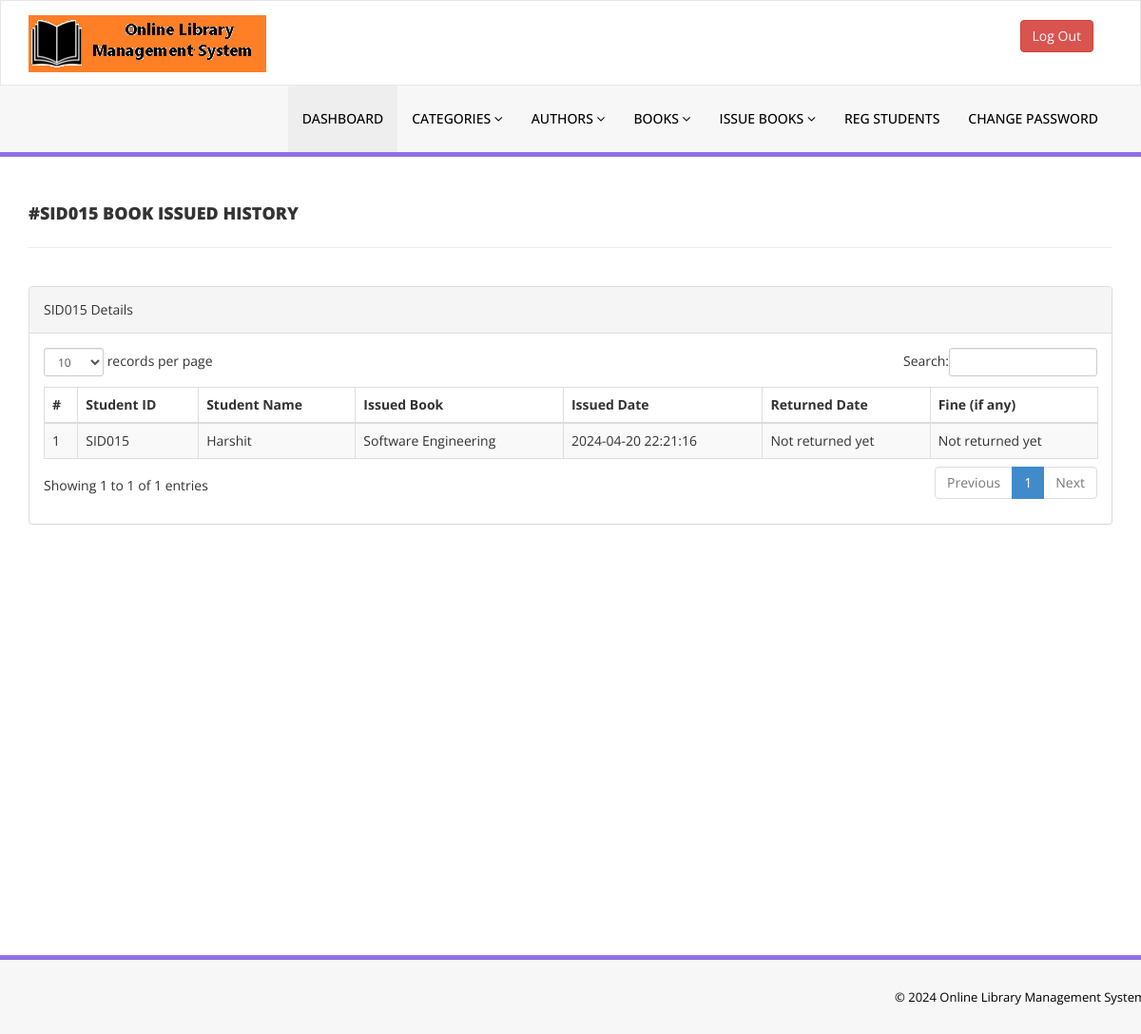
The page /admin/student-history.php?stdid=SID015 (signed in) on the database its author committed.
### tables this page shows
CREATE TABLE `tblissuedbookdetails` (
  `id` int(11) NOT NULL,
  `BookId` int(11) DEFAULT NULL,
  `StudentID` varchar(150) DEFAULT NULL,
  `IssuesDate` timestamp NULL DEFAULT current_timestamp(),
  `ReturnDate` timestamp NULL DEFAULT NULL ON UPDATE current_timestamp(),
  `RetrunStatus` int(1) DEFAULT NULL,
  `fine` int(11) DEFAULT NULL
);

CREATE TABLE `tblstudents` (
  `id` int(11) NOT NULL,
  `StudentId` varchar(100) DEFAULT NULL,
  `FullName` varchar(120) DEFAULT NULL,
  `EmailId` varchar(120) DEFAULT NULL,
  `MobileNumber` char(11) DEFAULT NULL,
  `Password` varchar(120) DEFAULT NULL,
  `Status` int(1) DEFAULT NULL,
  `RegDate` timestamp NULL DEFAULT current_timestamp(),
  `UpdationDate` timestamp NULL DEFAULT NULL ON UPDATE current_timestamp()
);

CREATE TABLE `tblbooks` (
  `id` int(11) NOT NULL,
  `BookName` varchar(255) DEFAULT NULL,
  `CatId` int(11) DEFAULT NULL,
  `AuthorId` int(11) DEFAULT NULL,
  `ISBNNumber` varchar(25) DEFAULT NULL,
  `BookPrice` decimal(10,2) DEFAULT NULL,
  `bookImage` varchar(250) NOT NULL,
  `isIssued` int(1) DEFAULT NULL,
  `RegDate` timestamp NULL DEFAULT current_timestamp(),
  `UpdationDate` timestamp NULL DEFAULT NULL ON UPDATE current_timestamp()
);

### admin/student-history.php (the view, shortened to what this page needs)
<?php
include('includes/config.php');
if(strlen($_SESSION['alogin'])==0)
    {
header('location:index.php');
}
else{
    ?>
<!DOCTYPE html>
<html xmlns="http://www.w3.org/1999/xhtml">
<head>
    <link href="assets/css/bootstrap.css" rel="stylesheet" />
    <link href="assets/css/font-awesome.css" rel="stylesheet" />
    <link href="assets/js/dataTables/dataTables.bootstrap.css" rel="stylesheet" />
    <link href="assets/css/style.css" rel="stylesheet" />
</head>
<body>
<?php include('includes/header.php');?>
    <div class="content-wrapper">
         <div class="container">
        <div class="row pad-botm">
            <div class="col-md-12">
                <?php $sid=$_GET['stdid']; ?>
                <h4 class="header-line">#<?php echo $sid;?> Book Issued History</h4>
    </div>
        </div>
            <div class="row">
                <div class="col-md-12">
                    <div class="panel panel-default">
                        <div class="panel-heading">
<?php echo $sid;?> Details
                        </div>
                        <div class="panel-body">
                            <div class="table-responsive">
                                <table class="table table-striped table-bordered table-hover" id="dataTables-example">
                                    <thead>
                                        <tr>
                                            <th>#</th>
                                            <th>Student ID</th>
                                            <th>Student Name</th>
                                            <th>Issued Book  </th>
                                            <th>Issued Date</th>
                                            <th>Returned Date</th>
                                            <th>Fine (if any)</th>
                                        </tr>
                                    </thead>
                                    <tbody>
<?php
$sql = "SELECT tblstudents.StudentId ,tblstudents.FullName,tblstudents.EmailId,tblstudents.MobileNumber,tblbooks.BookName,tblbooks.ISBNNumber,tblissuedbookdetails.IssuesDate,tblissuedbookdetails.ReturnDate,tblissuedbookdetails.id as rid,tblissuedbookdetails.fine,tblissuedbookdetails.RetrunStatus,tblbooks.id as bid,tblbooks.bookImage from  tblissuedbookdetails join tblstudents on tblstudents.StudentId=tblissuedbookdetails.StudentId join tblbooks on tblbooks.id=tblissuedbookdetails.BookId where tblstudents.StudentId='$sid' ";
$query = $dbh -> prepare($sql);
$query->execute();
$results=$query->fetchAll(PDO::FETCH_OBJ);
$cnt=1;
if($query->rowCount() > 0)
{
foreach($results as $result)
{               ?>
                                        <tr class="odd gradeX">
                                            <td class="center"><?php echo htmlentities($cnt);?></td>
                                            <td class="center"><?php echo htmlentities($result->StudentId);?></td>
                                            <td class="center"><?php echo htmlentities($result->FullName);?></td>
                                            <td class="center"><?php echo htmlentities($result->BookName);?></td>
                                            <td class="center"><?php echo htmlentities($result->IssuesDate);?></td>
                                            <td class="center"><?php if($result->ReturnDate==''): echo "Not returned yet";
                                            else: echo htmlentities($result->ReturnDate); endif;?></td>
                                             <td class="center"><?php if($result->ReturnDate==''): echo "Not returned yet";
                                              else: echo $result->fine; endif;
                                             ?></td>
                                        </tr>
 <?php $cnt=$cnt+1;}} ?>
                                    </tbody>
                                </table>
                            </div>
                        </div>
                    </div>
                </div>
            </div>
    </div>
    </div>
  <?php include('includes/footer.php');?>
</body>
</html>
<?php } ?>

### admin/assets/css/style.css (style rules this page uses)
.content-wrapper { margin-top: 40px; min-height:800px; padding-bottom:90px; }
.header-line { font-weight:900; padding-bottom:25px; border-bottom:1px solid #eeeeee; text-transform:uppercase; }
.pad-botm { padding-bottom:30px; }

### rows shown on the page
tblissuedbookdetails: tblstudents.StudentId "SID015", tblstudents.FullName "Harshit", BookId.BookName "Software Engineering", IssuesDate "2024-04-20 22:21:16", shows "Not returned yet"

### other values the page prints
$sid "SID015"
